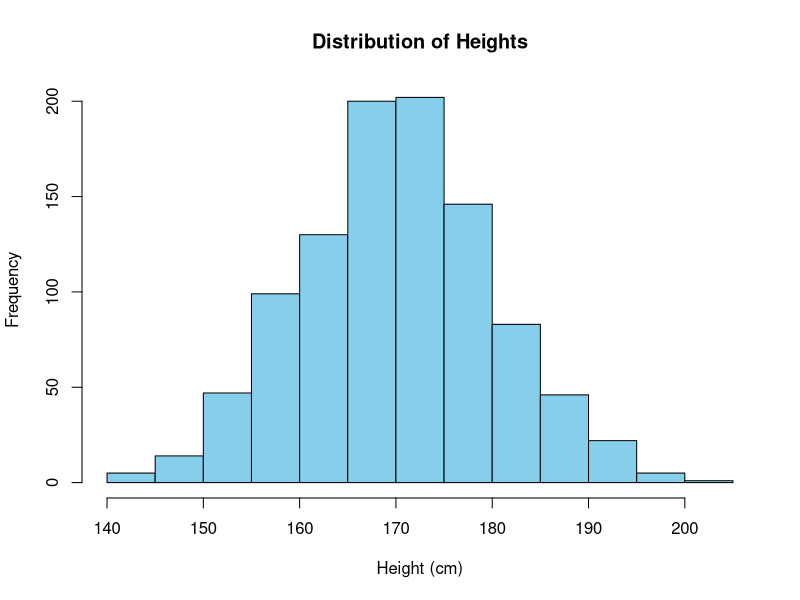
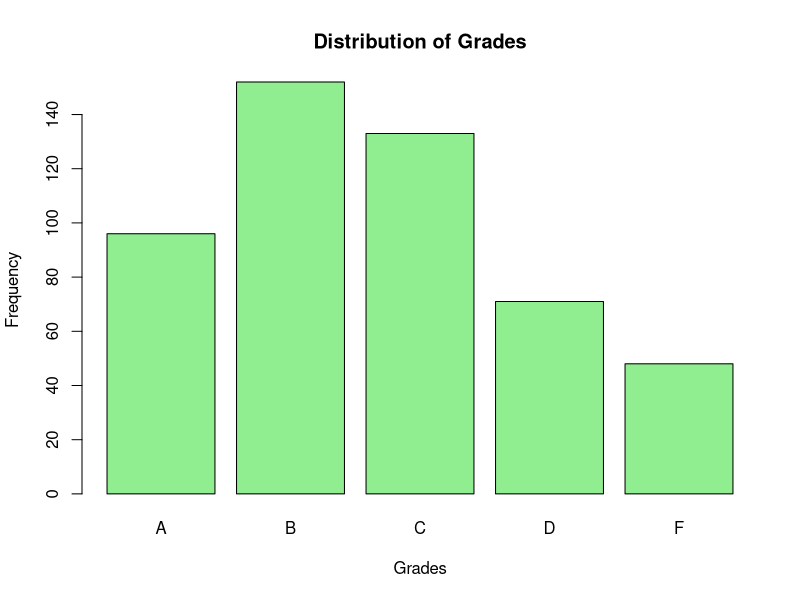
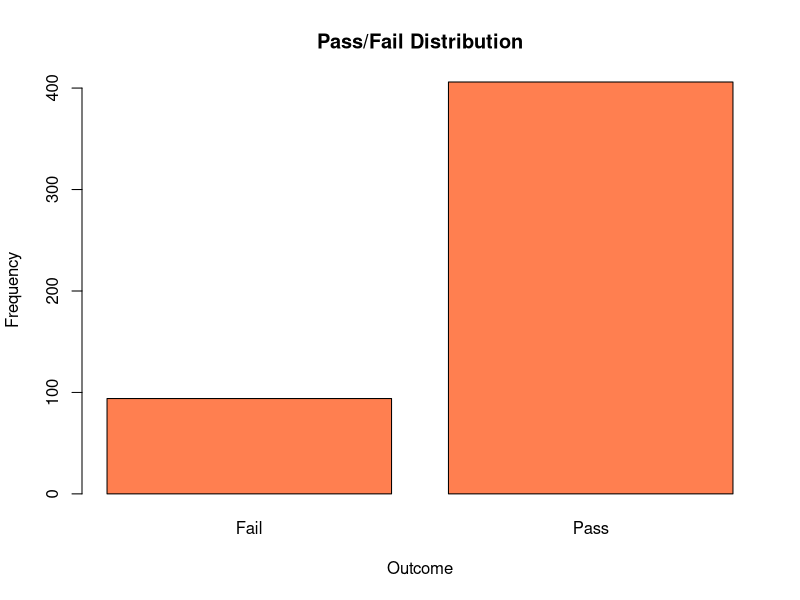

Source code (R) for these figures, in order:
#Problem 2: Binomial r.v.
# Parameters
n <- 8
p <- 0.7

# Calculate the probabilities for X = 5, 6, 7, 8
P_X_5 <- dbinom(5, size = n, prob = p)
P_X_6 <- dbinom(6, size = n, prob = p)
P_X_7 <- dbinom(7, size = n, prob = p)
P_X_8 <- dbinom(8, size = n, prob = p)

# Sum the probabilities to get P(X >= 5)
P_X_ge_5 <- P_X_5 + P_X_6 + P_X_7 + P_X_8
P_X_ge_5

#Height data
set.seed(123)
heights <- rnorm(1000, mean = 170, sd = 10) # Heights in cm

#Histogram
hist(heights, breaks = 20, col = "skyblue", main = "Distribution of Heights", 
     xlab = "Height (cm)", ylab = "Frequency", border = "black")

#Grades data
set.seed(123)
grades <- sample(c("A", "B", "C", "D", "F"), size = 500, replace = TRUE, 
                 prob = c(0.2, 0.3, 0.25, 0.15, 0.1))

#Barplot
barplot(table(grades), col = "lightgreen", main = "Distribution of Grades", 
        xlab = "Grades", ylab = "Frequency", border = "black")

#Pass/fail data
set.seed(123)
pass_fail <- sample(c("Pass", "Fail"), size = 500, replace = TRUE, prob = c(0.8, 0.2))

#Barplot
barplot(table(pass_fail), col = "coral", main = "Pass/Fail Distribution", 
        xlab = "Outcome", ylab = "Frequency", border = "black")
